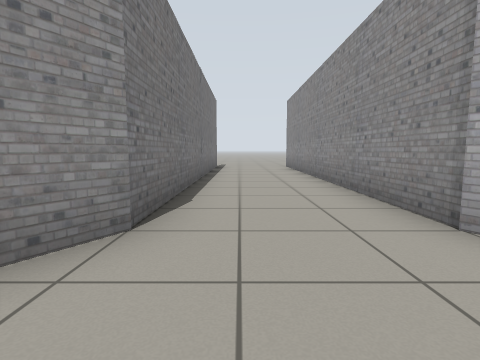
[1] (above)

16 first-person views from a walk through a Gazebo world. The camera is 0.72 m above the floor, tilts 6° down and sees 80° across. The floor is counted in squares, 1 m on a side. Each view is taken from the middle of a square. On the plan, view 1 faces up. The plan holds only what a view shows up to about 10 squares ahead; the rest is blank.

[2]
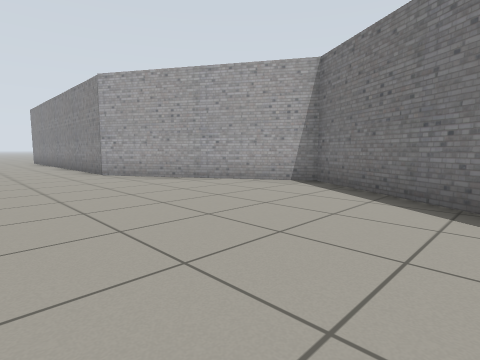

[3]
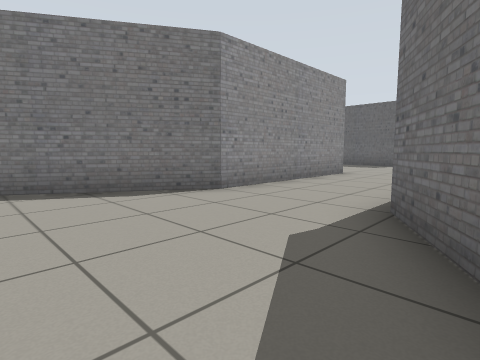

[4]
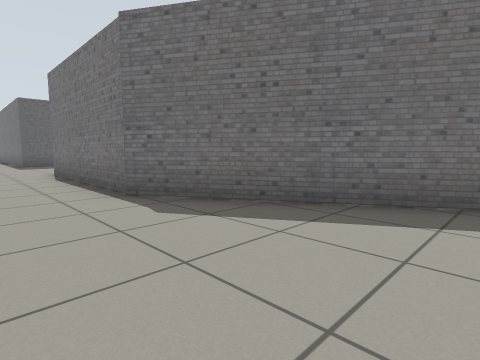

[5]
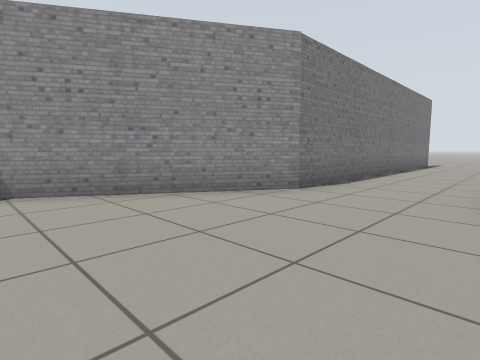

[6]
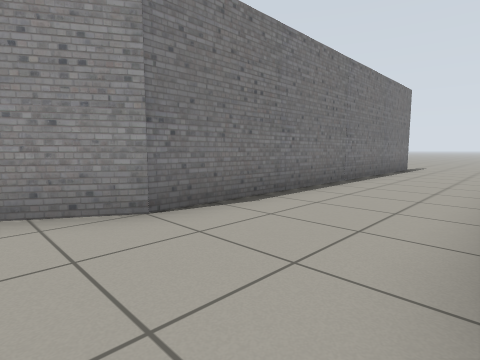

[7]
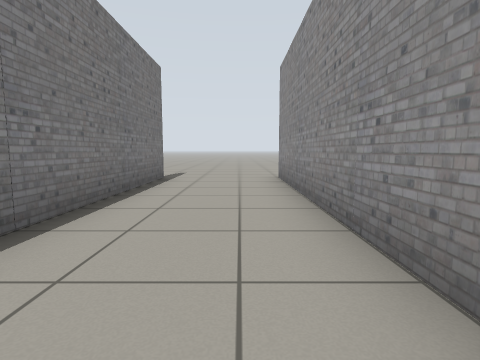

[8]
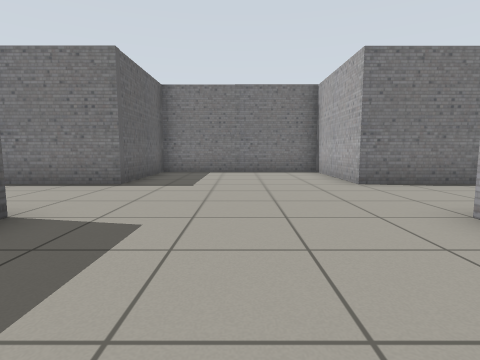

[9]
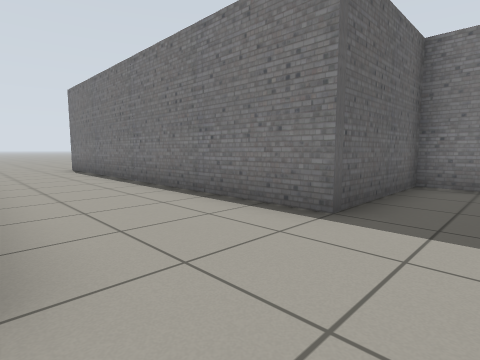

[10]
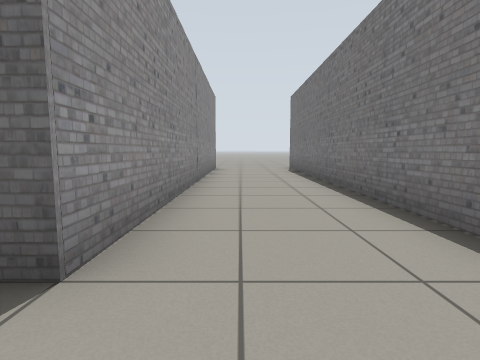

[11]
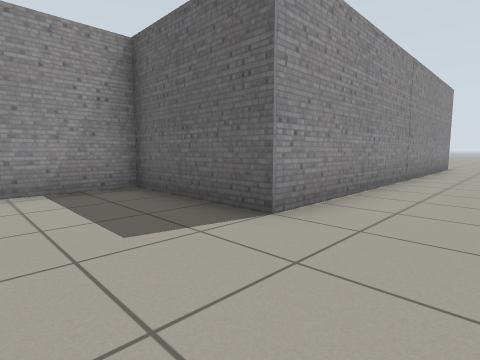

[12]
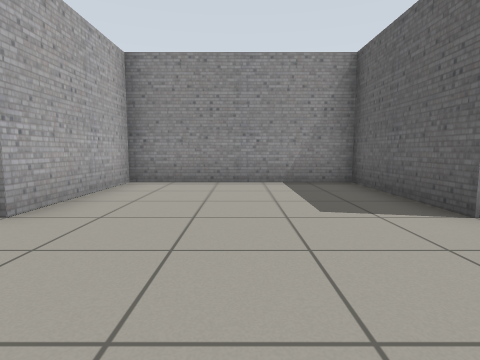

[13]
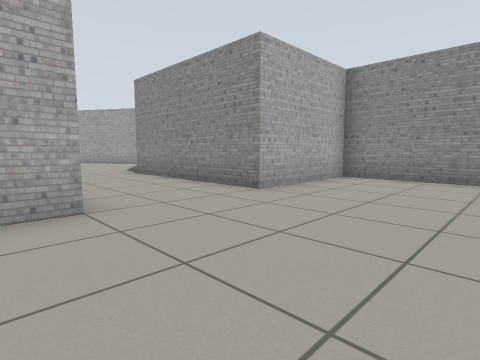

[14]
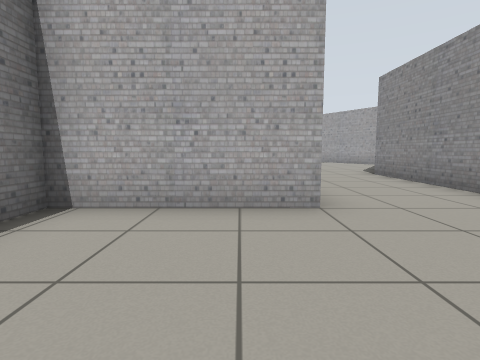

[15]
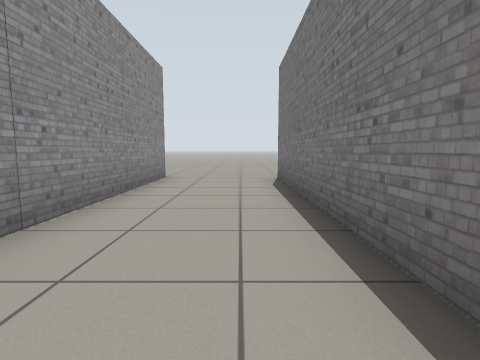

[16]
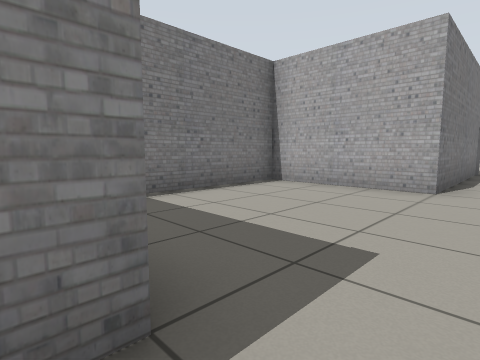

### Floor plan
Points are (right, up) in squares from view 1. A wall is a line through its corners. A room is listed if a view was taken in it or the views show most of it. See-through windows are left out.
Room 1 (views 1, 2, 3, 4, 5, 6, 7)
walls: (-3.5, -3.3) (-1, -7.4) (-1, -12.5); (2, -12.5) (2, -7.5) (5, -2.6) (2, 2.5) (2, 12.5); (-1, 12.5) (-1, 2.5) (-3.5, -1.6)
ways out: opening at (0.5, -13) to room 2; opening at (-1, 13.5); opening at (2, 13.5)
Room 2 (views 8, 9, 10, 11, 12, 13, 14, 15, 16)
walls: (-1, -12.5) (-4.4, -12.5) (-4.4, -17.5) (-1, -17.5) (-1, -27.6); (2, -27.6) (2, -17.5) (5.4, -17.5) (5.4, -12.5) (2, -12.5)
ways out: opening at (0.5, -13) to room 1; opening at (-1, -28.5); opening at (2, -28.5)

Positions as (right, up) in squares from view 1, and headings:
1: (0, 0), facing up
2: (-1, -6), facing up-right
3: (-2, -4), facing down-right
4: (1, -3), facing down-left
5: (2, -2), facing up-left
6: (2, 1), facing up-left
7: (1, 5), facing up
8: (5, -15), facing left
9: (2, -16), facing down-left
10: (1, -16), facing down
11: (0, -15), facing down-right
12: (-1, -15), facing right
13: (-2, -16), facing up-right
14: (-2, -16), facing up
15: (0, -20), facing down
16: (0, -18), facing up-left
